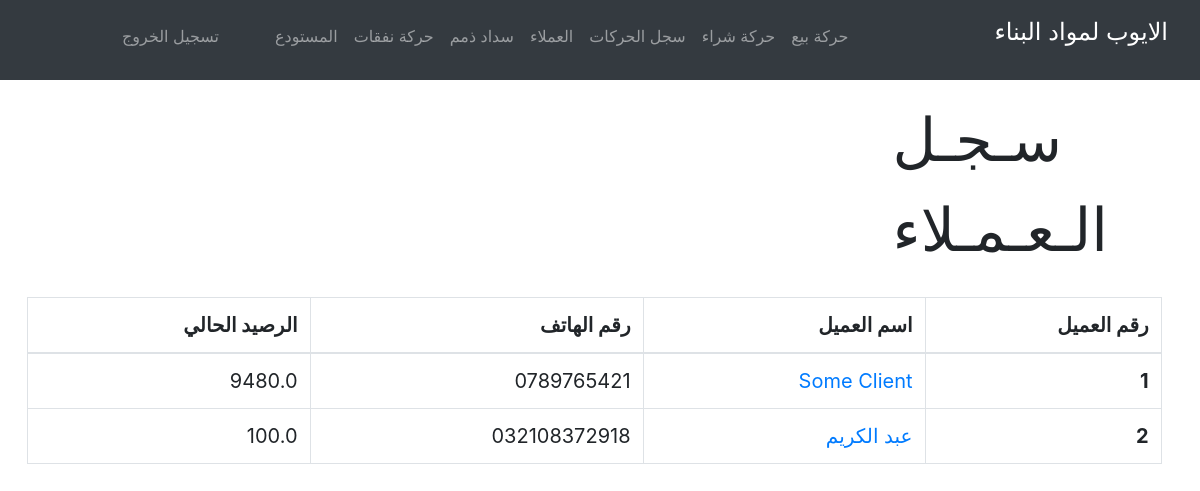
Page /clients (signed in) on the earlier database version.
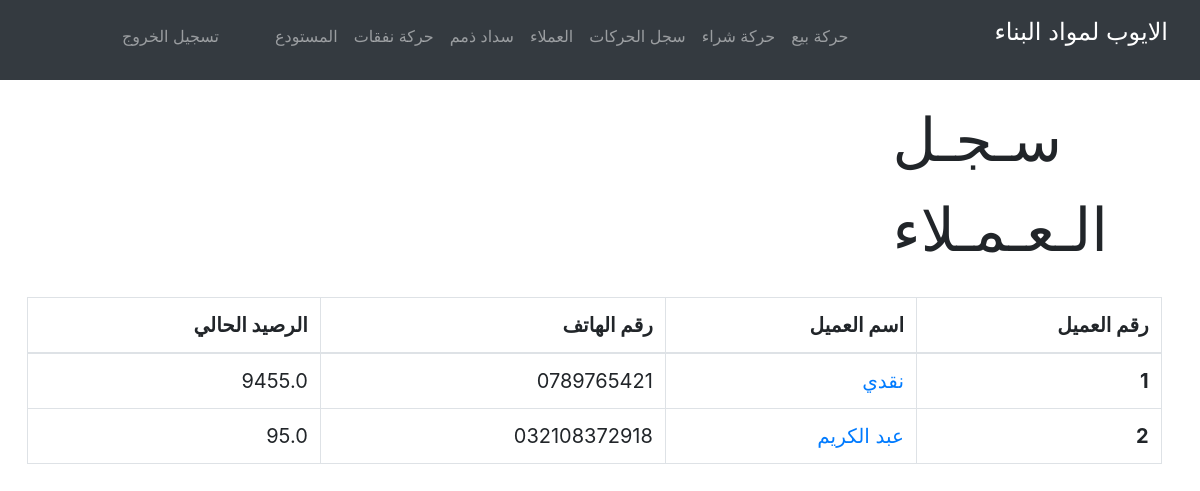
Same page on the later database version.
### tables this page shows
CREATE TABLE clients (clientId INTEGER PRIMARY KEY, client_name TEXT, client_phone TEXT, client_balance REAL);

### app.py (the view)
@app.route("/clients", methods=["GET"])
@login_required
def clients():
  clients = []
  query = db.execute('SELECT * FROM clients ORDER BY clientId').fetchall()
  for record in query:
    clients.append({
      'id': record[0],
      'name': record[1],
      'phone': record[2],
      'balance': record[3]
    })
  return render_template('clients.html', clients=clients)

### app.py (called while the page is built)
@app.after_request
def after_request(response):
  response.headers["Cache-Control"] = "no-cache, no-store, must-revalidate"
  response.headers["Expires"] = 0
  response.headers["Pragma"] = "no-cache"
  return response

### helpers.py (called while the page is built)
def login_required(f):
    @wraps(f)
    def decorated_function(*args, **kwargs):
        if session.get("user_id") is None:
            return redirect("/login")
        return f(*args, **kwargs)
    return decorated_function

### templates/clients.html
{% extends "layout.html" %}
{% block head %}
  <link href="/static/css/clients.css" rel="stylesheet">
{% endblock %}
{% block body %}
  <div class="head-text">
    <p>سـجـل الـعـمـلاء</p>
  </div>
  <div class="center-table">
    <table class="table table-bordered">
      <thead class="text-right">
        <tr>
          <th scope="col">رقم العميل</th>
          <th scope="col">اسم العميل</th>
          <th scope="col">رقم الهاتف</th>
          <th scope="col">الرصيد الحالي</th>
        </tr>
      </thead>
      <tbody class="text-right">
        {% for client in clients %}
          <tr>
            <th scope="row">{{ client.id }}</th>
            <td><a href="/u/{{ client.id }}">{{ client.name }}</a></td>
            <td>{{ client.phone }}</td>
            <td>{{ client.balance }}</td>
          </tr>
        {% endfor %}
      </tbody>
    </table>
  </div>
{% endblock %}

### templates/layout.html (shortened to what this page needs)
<!DOCTYPE html>
<html lang="ar" dir="rtl">
  <head>
    <link href="/static/bootstrap/css/bootstrap-reboot.css" rel="stylesheet">
    <link href="/static/bootstrap/css/bootstrap-grid.css" rel="stylesheet">
    <link href="/static/bootstrap/css/bootstrap.css" rel="stylesheet">
    <link href="/static/css/layout.css" rel="stylesheet">
    {% block head %}{% endblock %}
  </head>
  <body>
    <nav class="navbar fixed-top navbar-expand-lg navbar-dark bg-dark pull-right">
      <a class="navbar-brand" href="/"><p class="headtext">الايوب لمواد البناء</p></a>
        {% if session.user_id %}
          <ul class="navbar-nav mr-auto mt-2">
              <li class="nav-item"><a class="nav-link" href="/transaction"><p class="font-weight-light"><strong>حركة بيع</strong></p></a></li>
              <li class="nav-item"><a class="nav-link" href="/addItems"><p class="font-weight-light"><strong> حركة شراء</strong></p></a></li>
              <li class="nav-item"><a class="nav-link" href="/transactionLog"><p class="font-weight-light"><strong>سجل الحركات</strong></p></a></li>
              <li class="nav-item"><a class="nav-link" href="/clients"><p class="font-weight-light"><strong>العملاء</strong></p></a></li>
              <li class="nav-item"><a class="nav-link" href="/repayDebt"><p class="font-weight-light"><strong>سداد ذمم</strong></p></a></li>
              <li class="nav-item"><a class="nav-link" href="/expense"><p class="font-weight-light"><strong>حركة نفقات</strong></p></a></li>
              <li class="nav-item"><a class="nav-link" href="/inventory"><p class="font-weight-light"><strong>المستودع</strong></p></a></li>
          </ul>
          <ul class="navbar-nav ml-auto mt-2">
              <li class="nav-item"><a class="nav-link" href="/logout"><p class="font-weight-light"><strong>تسجيل الخروج</strong></p></a></li>
          </ul>
      {% else %}
          <ul class="navbar-nav ml-auto mt-2 nav-login">
              <li class="nav-item"><a class="nav-link" href="/login">تسجيل الدخول</a></li>
          </ul>
      {% endif %}
    </nav>
    <div class="container-fluid">
    {% block body %}{% endblock %}
    </div>
  </body>
</html>

### static/css/layout.css (style rules this page uses)
.headtext { font-size: larger; }

### static/css/clients.css (style rules this page uses)
.head-text { margin-top: 8%; margin-left: 75%; font-size: 60px; }
table { font-size: 20px; }
.center-table { margin-top: 2%; margin-right: 2%; margin-left: 1%; }

Differences in the rows shown:
changed clients id 1: name "Some Client" → "نقدي"; balance "9480.0" → "9455.0"
changed clients "عبد الكريم": balance "100.0" → "95.0"
